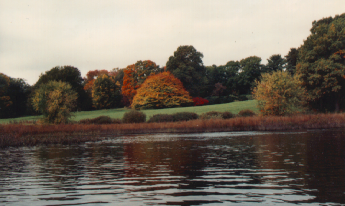
%> input picture Project/Images/autumn.tif, 345 x 206 px
$ octave ILPF_RGB_Grayscale.m   (GNU Octave 9; MATLAB toolbox functions it lacks are replaced by stand-ins)
%> lines starting %> are read from the running program, lines starting %| are printed output that depends on the picture; in (x1, y1, x2, y2) boxes, pixels count from 0 and x2, y2 are one past the last pixel; in counts of white or black regions, pixels touching at a corner belong together; the program's own positions count from 1
clc
clear all
close all

% Read an input image
[filename, filepath] = uigetfile({'*.*'}, 'Select an image', 'C:\Users\admin\Documents\MATLAB\Image Processing\Images');
%> the answer given: ../../../Project/Images/autumn.tif
I = imread(fullfile(filepath, filename));
%> I is the input picture: size 206x345x3 uint8; mean R, G, B 119.7, 110.2, 98.9

% Display original image
figure, imshow(I, []);


%------------- If an RGB image -------------
if ndims(I) == 3
   % Extract three images
    Red   =  I(: , : , 1);
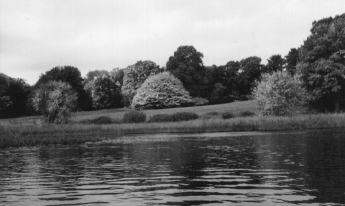
%> Red: size 206x345 uint8; min 19, max 248, mean 119.7
    Green =  I(: , : , 2);
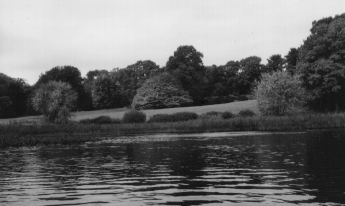
%> Green: size 206x345 uint8; min 7, max 238, mean 110.2
    Blue  =  I(: , : , 3);
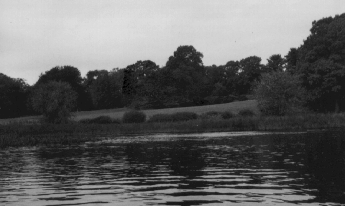
%> Blue: size 206x345 uint8; min 1, max 225, mean 98.9

    % Get the size of any channel (they'all are the same size)
    [r,c] = size(Red);
%> r = 206; c = 345


    % // Change - Transform each channel, then shift
    F_r = fftshift(fft2(Red));
    F_g = fftshift(fft2(Green));
    F_b = fftshift(fft2(Blue));


    %-- ILPF Filtering --

    % Find the center of the frequancy domain
    p = r ./ 2;
%> p = 103
    q = c ./ 2;
%> q = 172.5

    % Cut-off Frequancy
    d0 = 35;

    % Initialize ILPF
    idealLP = zeros(c,r);

    % Create ILPF
    for i=1:r
        for j=1:c
            D = sqrt((i-p).^2 + (j-q).^2);
            idealLP(i,j) = D <= d0;
        end
    end
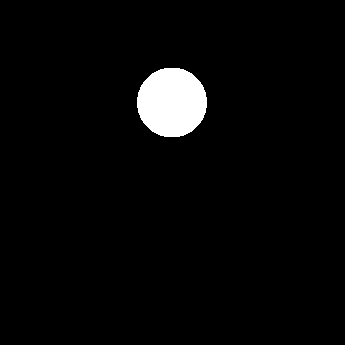
%> idealLP: size 345x345 double; values 0 (black) and 1 (white), 3.2% white; 1 white region, box (x1, y1, x2, y2) and area: (137, 68, 207, 137) 3834


    %// Change - To match size
    idealLP = imresize(idealLP, [r c]);


    % // Now filter
    FF_R = idealLP .* F_r;
    FF_G = idealLP .* F_g;
    FF_B = idealLP .* F_b;


    %// Change - perform ifftshift, then ifft2, then cast to real
    % Inverse IFFT _RED
    Ir = ifftshift(FF_R);
    Irr = real(ifft2(Ir));
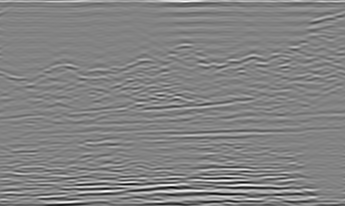
%> Irr: size 206x345 double; min -42.81, max 40.45, mean 0; drawn with min black and max white


    % Inverse IFFT _Green
    Ig = ifftshift(FF_G);
    Igg = real(ifft2(Ig));


    % Inverse IFFT _Blue
    Ib = ifftshift(FF_B);
    Ibb = real(ifft2(Ib));
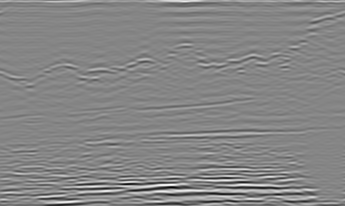
%> Ibb: size 206x345 double; min -46.99, max 42.72, mean 0; drawn with min black and max white


    %// Visualize the red, green and blue components
    b = zeros(r, c, 'uint8');

    image_red = cat(3,Irr, b, b);
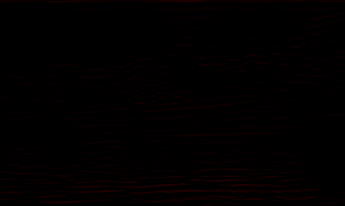
%> image_red: size 206x345x3 uint8; mean R, G, B 2.1, 0, 0
    image_green = cat(3, b, Igg, b);
    image_blue = cat(3, b, b, Ibb);


    % Combine the three components together
    %// Change - Removed fluff
    b = uint8(cat(3, Irr, Igg, Ibb));

    %// Visulaization - Display the final image in a new figure
    figure;

    subplot(1,4,1);
    imshow(image_red), title('R');

    subplot(1,4,2);
    imshow(image_green), title('G');

    subplot(1,4,3);
    imshow(image_blue), title('G');

    subplot(1,4,4);
    imshow(b), title('Out');


%------------- If not an RGB image -------------
else

    % find the size
    [r,c] = size(I);

    % Apply Fourier Transform to the original image
    im_f = fft2(I);

    % Shift image to the center
    f_shift = fftshift(im_f);

    % Find the center of the frequancy domain
    p = r ./ 2;
    q = c ./ 2;

    % Cut-off Frequancy
    d0 = 35;

    % Initialize ILPF
    idealLP = zeros(c,r);

    % Create ILPF
    for i=1:r
        for j=1:c
            D = sqrt((i-p).^2 + (j-q).^2);
            idealLP(i,j) = D <= d0;
        end
    end


    %// Change - To match size
    idealLP = imresize(idealLP, [r c]);


    % Convolve shifted image with ILPF
    convolveF = f_shift .* idealLP;

    % Shifted back the image
    original_image = ifftshift(convolveF);

    % Convert image to the spatial domain
    RImage = real(ifft2(original_image));

    % Display image in the spatial domain
    figure, imshow(RImage, []);
end
